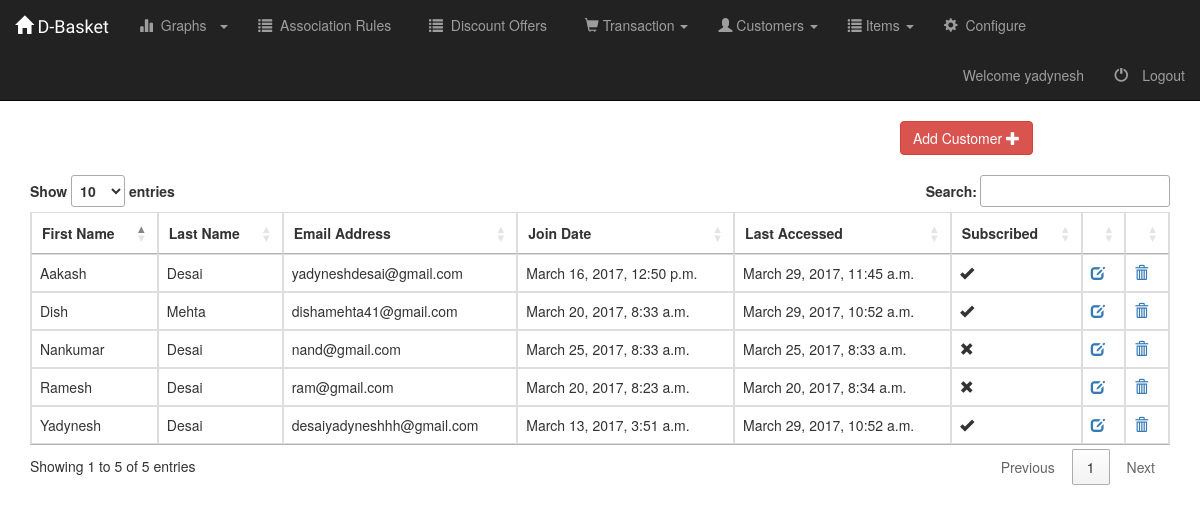
/emp/customer/list/ (signed in), run on an earlier commit of the app's database.
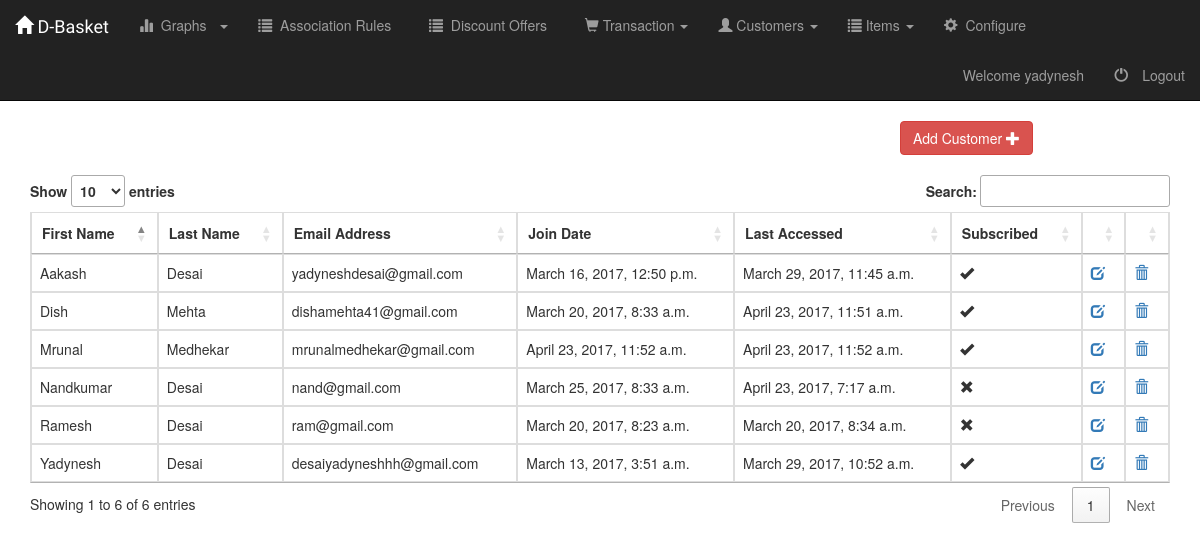
And on a later commit of the database.
### AdminPanel/models.py (models this page shows, shortened)
class Customer(models.Model):
	first_name = models.CharField(max_length = 100,null = False, blank=False, verbose_name = 'First Name')
	last_name = models.CharField(max_length = 100,null = False, blank=False, verbose_name = 'Last Name')
	email_id = models.EmailField(max_length = 100,null = False, blank=False, verbose_name = 'Email address')
	join_date = models.DateTimeField(default = timezone.now, editable = False)
	last_modified = models.DateTimeField(auto_now = True)
	subscribe = models.BooleanField(default = False, verbose_name = 'Subscribed')

### AdminPanel/customer_views.py (the view)
class CustomerListView(generic.ListView):
	template_name = "AdminPanel/customer_list.html"
	context_object_name = 'customer_list'
	def get_queryset(self):
		return Customer.objects.all()

### AdminPanel/templates/AdminPanel/customer_list.html (shortened to what this page needs)
{% extends "base.html" %}
{% block stylesheets %}
	<link rel="stylesheet"
	href="http://cdn.datatables.net/1.10.2/css/jquery.dataTables.min.css"></style>
	<link href="https://maxcdn.bootstrapcdn.com/bootstrap/3.3.7/css/bootstrap.min.css" rel="stylesheet">
{% endblock stylesheets %}
{% block tabs %}
	{% include "AdminPanel/tabs.html" with active_tab='list-customers' %}
{% endblock tabs %}
{% block content %}
	<div class="col-xs-offset-4 col-md-offset-9">
		<a class ="btn btn-danger" href="{% url 'adminpanel:add-customer' %}">
			Add Customer
			<span class="glyphicon glyphicon-plus" aria-hidden="true"/>
		</a>
	</div>
	<br/>
	<div class="container">
		<table class="table table-hover table-bordered dt-responsive" id="customerTable">
			<thead>
				<tr>
					<th>First Name</th>
					<th>Last Name</th>
					<th class="hidden-xs">Email Address</th>
					<th class="hidden-xs">Join Date</th>
					<th class="hidden-xs">Last Accessed</th>
					<th >Subscribed</th>
					<th></th>
					<th></th>
				</tr>
			</thead>
			<tbody>
				{% for customer in customer_list  %}
					<tr>
						<td>{{customer.first_name}}</td>
						<td>{{customer.last_name}}</td>
						<td class="hidden-xs">{{customer.email_id}}</td>
						<td class="hidden-xs">{{customer.join_date}}</td>
						<td class="hidden-xs">{{customer.last_modified}}</td>
						<td>
							{% if customer.subscribe  %}
								<span class="glyphicon glyphicon-ok" aria-hidden="true"/>
							{% else %}
								<span class="glyphicon glyphicon-remove" aria-hidden="true"/>
							{% endif %}
						</td>
						<td>
							<a href="{% url 'adminpanel:update-customer' customer.pk %}">
								<span class="glyphicon glyphicon-edit" aria-hidden="true"/>
							</a>
						</td>
						<td>
							<a href="{% url 'adminpanel:delete-customer' customer.pk %}">
								<span class="glyphicon glyphicon-trash" aria-hidden="true"/>
							</a>
						</td>
					</tr>
				{% endfor %}
			</tbody>
		</table>
	</div>
{% endblock content %}

### AdminPanel/templates/base.html (shortened to what this page needs)
<!DOCTYPE html>
<html>
<head>
	<link href="https://maxcdn.bootstrapcdn.com/bootstrap/3.3.7/css/bootstrap.min.css" rel="stylesheet">
	{% load staticfiles %}
	<link rel="stylesheet" type="text/css" href="{% static "AdminPanel/style.css" %}">
	{% block stylesheets %}
	{% endblock stylesheets %}
</head>
<body>
	<nav class="navbar navbar-inverse navbar-static-top" role="navigation">
		<div class="container-fluid">
			<div class="navbar-header">
				<a class="navbar-brand fontCourgette" href="{% url 'adminpanel:home' %}">
					<span class="glyphicon glyphicon-home"></span>
					D-Basket
				</a>
			</div>
			<div class="collapse navbar-collapse navbar-ex1-collapse">
			{% if user.is_authenticated  %}
					{% block tabs %}
					{% endblock tabs %}
			{% endif %}
					<ul class="nav navbar-nav navbar-right">
						{% if user.is_authenticated  %}
							<li>
								<a>Welcome {{user.username}}</a>
							</li>
							<li><a href="/accounts/logout">
									<span class="glyphicon glyphicon-off">&nbsp;</span>Logout
								</a>
							</li>
						{% endif %}
					</ul>
				</div>
		</div>
	</nav>
	{% block content %}
	{% endblock content %}
</body>
</html>

### AdminPanel/templates/AdminPanel/tabs.html (shortened to what this page needs)
<ul class="nav navbar-nav">
	<li class="dropdown">
		<a href="#" class="dropdown-toggle" data-toggle="dropdown">
			<span class="glyphicon glyphicon-stats"></span>&nbsp;&nbsp;Graphs&nbsp;&nbsp;
			<b class="caret"></b>
		</a>
	</li>
	<li class="{% if active_tab == 'association_rules' %} active{% endif %}" >
		<a href="{% url 'adminpanel:association_rules' %}" >
			<span class="glyphicon glyphicon-list"></span>&nbsp;&nbsp;Association Rules&nbsp;&nbsp;
		</a>
	</li>
	<li class="{% if active_tab == 'discount_list' %} active{% endif %}" >
		<a href="{% url 'adminpanel:list-discounts' %}" class="" >
			<span class="glyphicon glyphicon-list"></span>&nbsp;&nbsp;Discount Offers&nbsp;&nbsp;
		</a>
	</li>
	<li class="dropdown">
		<a href="#" class="dropdown-toggle" data-toggle="dropdown">
			<span class="glyphicon glyphicon-shopping-cart"></span>
			Transaction
			<b class="caret"></b>
		</a>
	</li>
	<li class="dropdown">
		<a href="#" class="dropdown-toggle" data-toggle="dropdown">
			<span class="glyphicon glyphicon-user"></span>
			Customers
			<b class="caret"></b>
		</a>
	</li>
	<li class="dropdown">
		<a href="#" class="dropdown-toggle" data-toggle="dropdown">
			<span class="glyphicon glyphicon-list"></span>
			Items
			<b class="caret"></b>
		</a>
	</li>
	<li class="{% if active_tab == 'configurations-settings' %} active{% endif %}" >
		<a href="{% url 'adminpanel:configurations-settings' %}" >
			<span class="glyphicon glyphicon-cog"></span>&nbsp;&nbsp;Configure&nbsp;&nbsp;
		</a>
	</li>
</ul>

### AdminPanel/static/AdminPanel/style.css (style rules this page uses)
.fontCourgette { font-family: 'Courgette', cursive; }
.navbar { border-radius: 0px; }

What changed in the data, as far as the page shows it:
changed Customer "Dish": last_modified "March 29, 2017, 10:52 a.m." → "April 23, 2017, 11:51 a.m."
changed Customer "nand@gmail.com": first_name "Nankumar" → "Nandkumar"; last_modified "March 25, 2017, 8:33 a.m." → "April 23, 2017, 7:17 a.m."
added Customer: first_name "Mrunal", last_name "Medhekar", email_id "mrunalmedhekar@gmail.com", join_date "April 23, 2017, 11:52 a.m.", last_modified "April 23, 2017, 11:52 a.m.", subscribe True (drawn)
Also different on the page:
text written by a page script: "Show entries Search: Showing 1 to 5 of 5 entries Previous 1 Next" → "Show entries Search: Showing 1 to 6 of 6 entries Previous 1 Next"
